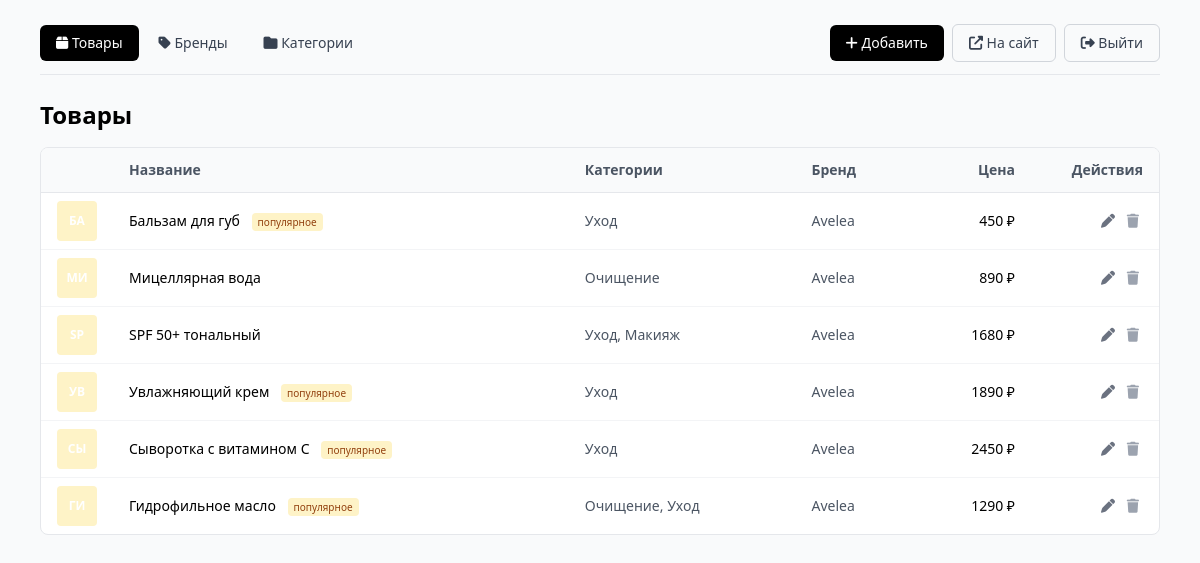
Screenshot of /admin/products (signed in) with the database file from the repository.
### app/models.py (models this page shows)
class Product(Base):
    __tablename__ = "products"
    id = Column(Integer, primary_key=True, index=True)
    name = Column(String(200), nullable=False)
    brand = Column(String(100), nullable=True)
    price = Column(Integer, nullable=False)
    popular = Column(Boolean, default=False)
    description = Column(Text, nullable=True)
    volume = Column(String(50), nullable=True)
    image = Column(String(200), nullable=True)
    categories = relationship(
        "Category",
        secondary=product_categories,
        backref="products",
        lazy="selectin",
    )

### app/main.py (the view)
@app.get("/admin/products", response_class=HTMLResponse)
async def admin_products(request: Request, db: Session = Depends(get_db), _: bool = Depends(require_admin)):
    products = db.query(Product).order_by(Product.id.desc()).all()
    return admin_templates.TemplateResponse("products.html", {
        "request": request,
        "products": products,
        "all_categories": db.query(Category).order_by(Category.name).all(),
        "all_brands": db.query(Brand).order_by(Brand.name).all(),
    })

### app/templates/admin/products.html (shortened to what this page needs)
{% extends "base.html" %}
{% block admin_action %}
<button type="button" onclick="openProductDialog()"
        class="bg-black text-white px-4 py-2 rounded-md hover:opacity-90 text-sm">
    <i class="fas fa-plus"></i> Добавить
</button>
{% endblock %}
{% block admin_content %}
<h1 class="text-2xl font-semibold mb-4">Товары</h1>
{% if products %}
<div class="bg-white border border-gray-200 rounded-lg overflow-hidden">
    <table class="w-full text-sm">
        <thead class="bg-gray-50 border-b border-gray-200 text-left text-gray-600">
            <tr>
                <th class="px-4 py-3 w-16"></th>
                <th class="px-4 py-3">Название</th>
                <th class="px-4 py-3">Категории</th>
                <th class="px-4 py-3">Бренд</th>
                <th class="px-4 py-3 text-right">Цена</th>
                <th class="px-4 py-3 w-32 text-right">Действия</th>
            </tr>
        </thead>
        <tbody>
            {% for p in products %}
            <tr class="border-b border-gray-100 last:border-0 hover:bg-gray-50">
                <td class="px-4 py-2">
                    {% if p.image %}
                    <img src="{{ p.image }}" alt="" class="w-10 h-10 rounded object-cover">
                    {% else %}
                    <div class="w-10 h-10 rounded bg-amber-100 flex items-center justify-center text-xs font-bold text-white">
                    </div>
                    {% endif %}
                </td>
                <td class="px-4 py-2">
                    {{ p.name }}
                    {% if p.popular %}
                    <span class="ml-2 text-[10px] px-1.5 py-0.5 bg-amber-100 text-amber-800 rounded">популярное</span>
                    {% endif %}
                </td>
                <td class="px-4 py-2 text-gray-600">
                    {% if p.categories %}{{ p.categories|map(attribute='name')|join(', ') }}{% else %}—{% endif %}
                </td>
                <td class="px-4 py-2 text-gray-600">{{ p.brand or "—" }}</td>
                <td class="px-4 py-2 text-right font-medium">{{ p.price|int }} ₽</td>
                <td class="px-4 py-2 text-right whitespace-nowrap">
                    <a href="/admin/products/{{ p.id }}/edit"
                       class="text-gray-500 hover:text-black p-1" title="Редактировать">
                        <i class="fas fa-pen"></i>
                    </a>
                    <form method="post" action="/admin/products/{{ p.id }}/delete"
                          onsubmit="return confirm('Удалить «{{ p.name }}»?');"
                          class="inline">
                        <button type="submit"
                                class="text-gray-400 hover:text-red-500 p-1" title="Удалить">
                            <i class="fas fa-trash"></i>
                        </button>
                    </form>
                </td>
            </tr>
            {% endfor %}
        </tbody>
    </table>
</div>
{% else %}
<div class="text-center py-16 bg-white border border-gray-200 rounded-lg">
    <p class="text-gray-500">Товаров пока нет</p>
    <button type="button" onclick="openProductDialog()"
            class="inline-block mt-3 text-sm text-black underline">Добавить первый</button>
</div>
{% endif %}
{% endblock %}

### rows the page displays
Product: name "Бальзам для губ", popular "популярное", categories|map "Уход", brand "Avelea", price "450"
Product: name "Мицеллярная вода", categories|map "Очищение", brand "Avelea", price "890"
Product: name "SPF 50+ тональный", categories|map "Уход, Макияж", brand "Avelea", price "1680"
Product: name "Увлажняющий крем", popular "популярное", categories|map "Уход", brand "Avelea", price "1890"
Product: name "Сыворотка с витамином C", popular "популярное", categories|map "Уход", brand "Avelea", price "2450"
Product: name "Гидрофильное масло", popular "популярное", categories|map "Очищение, Уход", brand "Avelea", price "1290"
